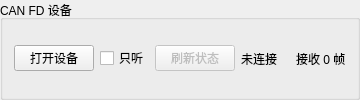
     <widget class="QGroupBox" name="deviceGroup">
      <property name="title">
       <string>CAN FD 设备</string>
      </property>
      <layout class="QHBoxLayout" name="deviceGroupLayout">
       <item>
        <widget class="QPushButton" name="openButton">
         <property name="toolTip"><string>周期发送期间请先停止发送。关闭设备只释放 CAN FD 适配器。</string></property>
         <property name="text">
          <string>打开设备</string>
         </property>
        </widget>
       </item>
       <item>
        <widget class="QCheckBox" name="listenOnly">
         <property name="text"><string>只听</string></property>
         <property name="toolTip"><string>打开前选择。只听时仅接收总线报文。</string></property>
        </widget>
       </item>
       <item>
        <widget class="QPushButton" name="readAllButton">
         <property name="text"><string>刷新状态</string></property>
         <property name="toolTip"><string>先收到 J1 模式应答，再逐台读取模式和状态。</string></property>
         <property name="enabled"><bool>false</bool></property>
        </widget>
       </item>
       <item>
        <widget class="QLabel" name="deviceStatus">
         <property name="text">
          <string>未连接</string>
         </property>
        </widget>
       </item>
       <item>
        <widget class="QLabel" name="channelLabel">
         <property name="text">
          <string />
         </property>
        </widget>
       </item>
       <item>
        <widget class="QLabel" name="rxCount">
         <property name="text">
          <string>接收 0 帧</string>
         </property>
        </widget>
       </item>
      </layout>
     </widget>
